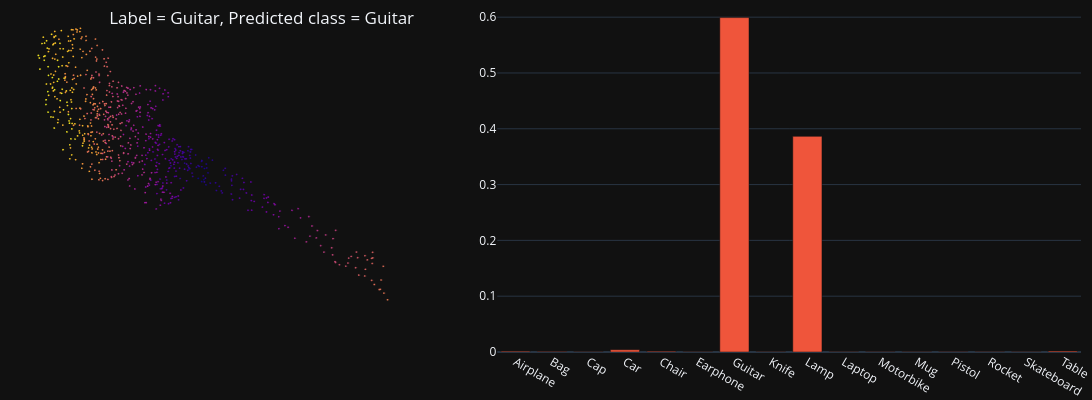

This figure's notebook cell:
### Markdown cell above
## Test on individual items

### Code cell
# Random test sample
test_sample = test_set[np.random.choice(np.arange(len(test_set)))]
batch_dict = collate_fn([test_sample])
x = batch_dict['points'].transpose(1, 2).to(device)

# Get model predictions
model_preds, _ = classifier(x)
predicted_class = torch.argmax(model_preds, axis=1).detach().cpu().numpy()[0]
predicted_class_name = class_id_name_map[predicted_class]
pred_class_probs = F.softmax(model_preds.flatten(), dim=None).detach().cpu().numpy()

# plot results
title = f"Label = {test_sample['class_name']}, Predicted class = {predicted_class_name}"
fig = make_subplots(rows=1, cols=2, specs=[[{"type": "scatter3d"}, {}]], column_widths=[0.4, 0.6])
fig.update_layout(template="plotly_dark", scene=PCD_SCENE, height = 400, width = 1200,
                title=title, title_x=0.1, title_y=0.97, margin=dict(r=0, b=0, l=0, t=0))    
fig.add_trace(plot_pc_data3d(x=test_sample['points'][:,0], y=test_sample['points'][:,1], z=test_sample['points'][:,2]), row=1, col=1)
fig.add_trace(go.Bar(x=list(class_name_id_map.keys()), y=pred_class_probs, showlegend=False), row=1, col=2)
fig.show()

### Figure 1 — Plotly figure (JSON) as saved in the notebook; plotly's stock layout.template omitted (floating-point values rounded to 4 significant figures; data arrays with more than 128 entries replaced by an {"elided": "..."} marker saying what was removed)
{"data": [{"hoverinfo": "skip", "marker": {"color": {"elided": "1024 float values"}, "opacity": 1, "size": 1}, "mode": "markers", "scene": "scene", "showlegend": false, "type": "scatter3d", "x": {"elided": "1024 float values"}, "y": {"elided": "1024 float values"}, "z": {"elided": "1024 float values"}}, {"showlegend": false, "type": "bar", "x": ["Airplane", "Bag", "Cap", "Car", "Chair", "Earphone", "Guitar", "Knife", "Lamp", "Laptop", "Motorbike", "Mug", "Pistol", "Rocket", "Skateboard", "Table"], "xaxis": "x", "y": [0.001553, 0.0007097, 0.0006522, 0.004067, 0.001433, 0.0006468, 0.5992, 0.000546, 0.3864, 0.0005399, 0.0005728, 0.000642, 0.0004154, 0.0004371, 0.0005152, 0.001675], "yaxis": "y"}], "layout": {"height": 400, "margin": {"b": 0, "l": 0, "r": 0, "t": 0}, "scene": {"aspectmode": "data", "domain": {"x": [0, 0.36], "y": [0, 1]}, "xaxis": {"visible": false}, "yaxis": {"visible": false}, "zaxis": {"visible": false}}, "title": {"text": "Label = Guitar, Predicted class = Guitar", "x": 0.1, "y": 0.97}, "width": 1200, "xaxis": {"anchor": "y", "domain": [0.46, 1]}, "yaxis": {"anchor": "x", "domain": [0, 1]}}}
